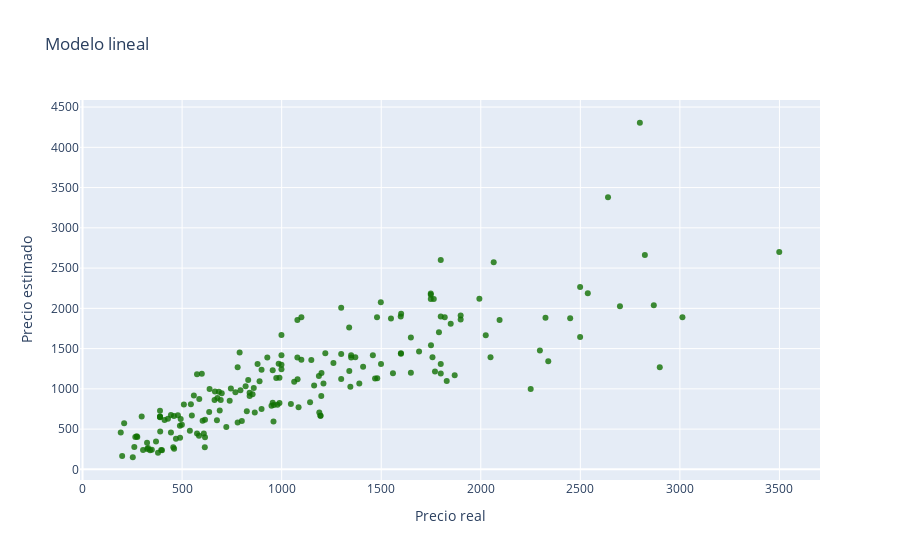

Notebook source saved alongside this figure:
### Code cell
from plotly.offline import init_notebook_mode, iplot
import plotly.graph_objs as go
trace1 = go.Scatter(
                    x =y_test ,
                    y = prediction_lm,
                    name = 'citations',
                    mode= "markers",
                    marker = dict(color = 'rgba(16, 112, 2, 0.8)'))
data = [trace1]

layout = dict(title = "Modelo lineal",
             xaxis= dict(title= 'Precio real',ticklen= 5),
            yaxis= dict(title= 'Precio estimado',ticklen= 5)
           )

fig = go.Figure(data = data, layout=layout)

iplot(fig)

### Figure 1 — Plotly figure (JSON) as saved in the notebook; plotly's stock layout.template omitted (floating-point values rounded to 4 significant figures; data arrays with more than 128 entries replaced by an {"elided": "..."} marker saying what was removed)
{"data": [{"marker": {"color": "rgba(16, 112, 2, 0.8)"}, "mode": "markers", "name": "citations", "type": "scatter", "x": {"elided": "183 float values"}, "y": {"elided": "183 float values"}}], "layout": {"title": {"text": "Modelo lineal"}, "xaxis": {"ticklen": 5, "title": {"text": "Precio real"}}, "yaxis": {"ticklen": 5, "title": {"text": "Precio estimado"}}}}
